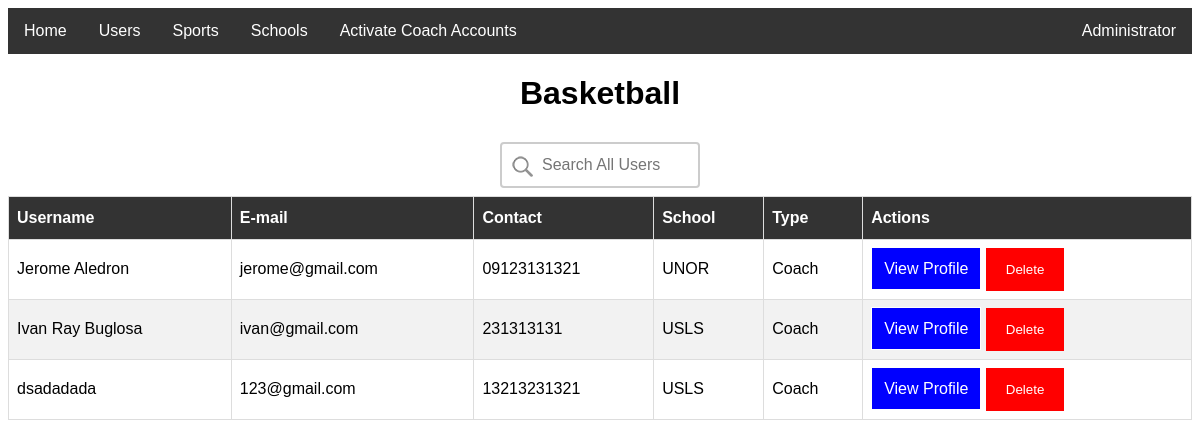
The page /sport.php?sport=Basketball (signed in) on the database as committed earlier.
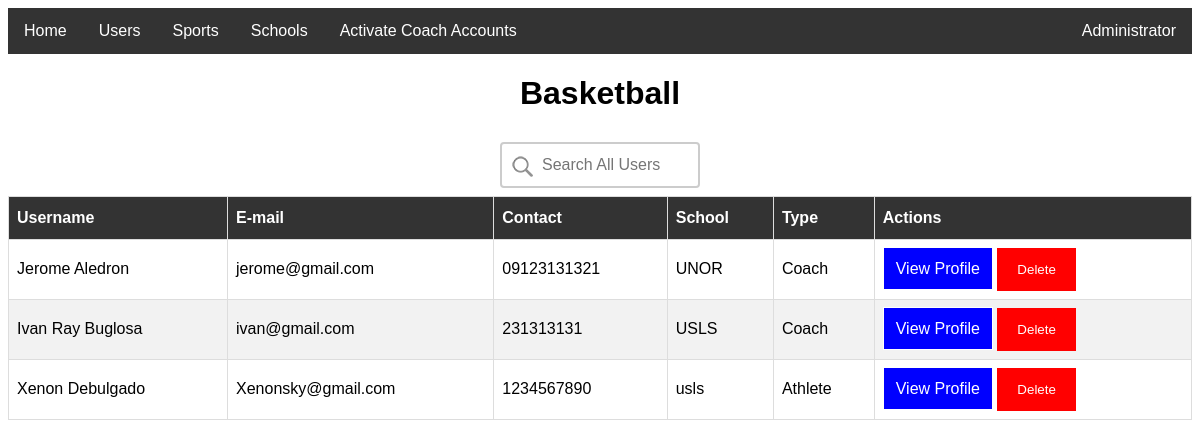
The same page on the database as committed later.
### tables this page shows
CREATE TABLE `users` (
  `id` int(20) NOT NULL,
  `name` varchar(70) NOT NULL,
  `password` varchar(40) NOT NULL,
  `email` varchar(50) NOT NULL,
  `school` varchar(100) DEFAULT NULL,
  `previous_school` text,
  `contact` varchar(20) DEFAULT NULL,
  `address` varchar(100) DEFAULT NULL,
  `created_at` datetime NOT NULL,
  `updated_at` datetime NOT NULL,
  `type` text NOT NULL,
  `sport` text,
  `status` text NOT NULL
);

### web_db.php (called while the page is built, shortened)
<?php
$dbHost = 'localhost';
$dbName = 'android_db';
$dbUser = 'root';
$dbPass = '';
    try {
        $config = new PDO("mysql:host={$dbHost};dbname={$dbName}",$dbUser,$dbPass);
        $config->setAttribute(PDO::ATTR_ERRMODE,PDO::ERRMODE_EXCEPTION);
    } catch(PDOException $e) {
        echo $e->getMessage();
    }
    include_once('web_config.php');
    $pdo = new Config($config);
?>

### web_config.php (called while the page is built, shortened)
<?php
    class Config {
        private $db;
        function __construct($config){
            $this->db = $config;
        }
        public function fetchSport($sport){
            try{
                $query = $this->db->prepare("SELECT * from users WHERE sport='$sport' AND status='Activated'");
                $query->bindparam(":sport", $sport);
                $query->execute();
                return $request = $query->fetchAll();
            }catch(Exception $e){
                echo $e->getMessage();
                return false;
            }
        }
    }
?>

### sport.php (the view, shortened to what this page needs)
<?php
    include_once('web_db.php');
    $getSport = $_GET['sport'];
?>
<!DOCTYPE html>
<html lang="en">
    <head>
        <link href="styles.css" rel="stylesheet" />
    </head>
    <body>
        <?php include('navbar.php') ?>
        <center><h1><?php echo $getSport ?></h1>
        <form method="post">
            <input type="text" name="sport" placeholder="Search All Users">
        </form>
            <?php
                if(isset($_POST['sport'])){
                    $sport = $_POST['sport'];
            ?>
                <table id="users">
                <thead>
                        <tr>
                            <th>Username</th>
                            <th>E-mail</th>
                            <th>Contact Number</th>
                            <th>School</th>
                            <th>Type</th>
                            <th>Actions</th>
                        <tr>
                </thead>
                <tbody>
                    <?php
                        $searchSports = $pdo->searchSportUsers($sport,$getSport);
                        if(is_array($searchSports) && !empty($searchSports)){
                            foreach($searchSports as $searchSport){
                    ?>
                    <tr>
                        <td><?php echo $searchSport['name']; ?></td>
                        <td><?php echo $searchSport['email']; ?></td>
                        <td><?php echo $searchSport['contact']; ?></td>
                        <td><?php if(empty($searchSport['school'])){
                                    echo $searchSport['previous_school'];
                            }else{
                                echo $searchSport['school'];
                            } ?></td>
                        <td><?php echo $searchSport['type']; ?></td>
                        <td>
                            <a class="view-profile" href="userProfile.php?id=<?php echo $searchSport['id']?>">View Profile</a>
                            <form method="post" class="delete-form">
                                <input type="hidden" name="id" value="<?php echo $searchSport['id']?>"/>
                                <button class="delete-button" type="submit" name="delete">Delete</button>
                            </form>
                        </td>
                    </tr>
                    <?php } }?>
                </tbody>
            </table>
            <?php }else{ ?>
                <table id="users">
                <thead>
                        <tr>
                            <th>Username</th>
                            <th>E-mail</th>
                            <th>Contact</th>
                            <th>School</th>
                            <th>Type</th>
                            <th>Actions</th>
                </thead>
                <tbody>
                    <?php
                        $users = $pdo->fetchSport($getSport);
                        if(is_array($users) && !empty($users)){
                            foreach($users as $user){
                    ?>
                    <tr>
                        <td><?php echo $user['name']; ?></td>
                        <td><?php echo $user['email']; ?></td>
                        <td><?php echo $user['contact']; ?></td>
                        <td><?php if(empty($user['school'])){
                                    echo $user['previous_school'];
                            }else{
                                echo $user['school'];
                            } ?></td>
                        <td><?php echo $user['type']; ?></td>
                        <td>
                            <a class="view-profile" href="userProfile.php?id=<?php echo $user['id']?>">View Profile</a>
                            <form method="post" class="delete-form">
                                <button class="delete-button" type="submit" name="delete">Delete</button>
                            </form>
                        </td>
                    </tr>
                    <?php } }?>
                </tbody>
            </table>
            <?php } ?>
            </center>
    </body>
</html>

Rows that differ between the two databases and show on the page:
removed users: name "dsadadada", email "123@gmail.com", contact "13213231321", school "USLS", type "Coach"
added users: name "Xenon Debulgado", email "Xenonsky@gmail.com", contact "1234567890", previous_school "usls", type "Athlete"
